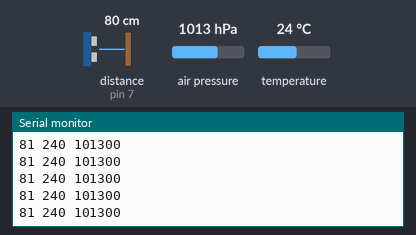
A sketch run on a simulated Arduino Uno, built with avr-gcc and run on an emulated ATmega328P. On the bench: the last lines printed to the serial monitor. Wiring (inferred from the names in the program): BMP180 pressure sensor at I2C address 0x77. The test bench sets the inputs (shaded band); at power-on: distance to the obstacle (sensor on pin 7) 80 cm, air pressure 1013 hPa, temperature 24 °C. The echo pulse lasts 58.3 µs per cm.

Above: at 1.2 s.
1.3 s: distance to the obstacle (sensor on pin 7) set to 2 cm
At 1.58 s:
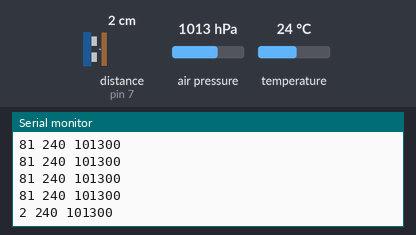
2.8 s: air pressure set to 952 hPa
At 2.97 s:
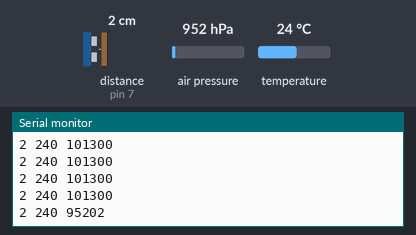
4.3 s: temperature set to 12 °C
At 4.37 s:
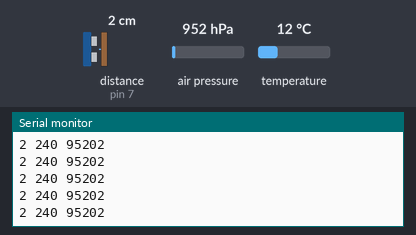
5.8 s: distance to the obstacle (sensor on pin 7) set to 4 cm
At 5.97 s:
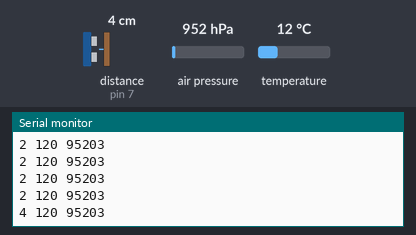
7.3 s: air pressure set to 975 hPa
At 7.38 s:
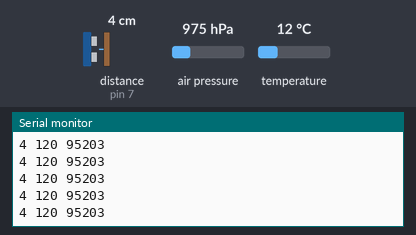
Timing chart, 0 to 9.8 s (numbered marks = the images above; inputs shaded):
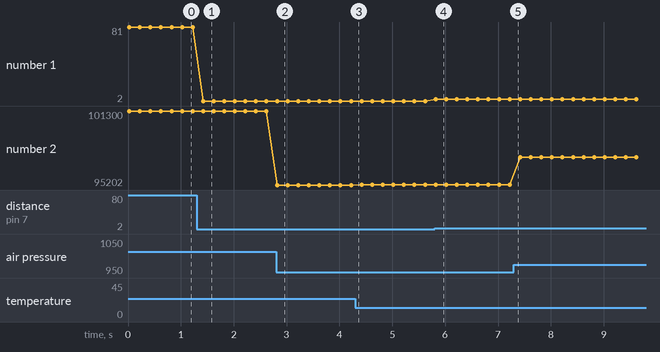

Measured:
- after the input at 1.3 s, the serial monitor: prints a new line after 0.12 s (image 1)
- after the input at 2.8 s, the serial monitor: prints a new line at once (image 2)
- after the input at 5.8 s, the serial monitor: prints a new line at once (image 4)
- plotted number 1: 81 → 2 after the input at 1.3 s, 2 → 4 after the input at 5.8 s
- plotted number 2: 101300 → 95202 after the input at 2.8 s, 95202 → 95203 after the input at 4.3 s, 95203 → 97502 after the input at 7.3 s

The sketch:

ChanceMeeting.ino
```cpp
#include <Wire.h>
#include <NewPing.h>

#define TRIGGER_PIN  7  // Arduino pin tied to trigger pin on ping sensor.
#define ECHO_PIN     7  // Arduino pin tied to echo pin on ping sensor.
#define MAX_DISTANCE 200 // Maximum distance we want to ping for (in centimeters). Maximum sensor distance is rated at 400-500cm.

#define BMP085_ADDRESS 0x77  // I2C address of BMP085

const unsigned char OSS = 0;  // Oversampling Setting

// Calibration values
int ac1;
int ac2;
int ac3;
unsigned int ac4;
unsigned int ac5;
unsigned int ac6;
int b1;
int b2;
int mb;
int mc;
int md;

// b5 is calculated in bmp085GetTemperature(...), this variable is also used in bmp085GetPressure(...)
// so ...Temperature(...) must be called before ...Pressure(...).
long b5;

short temperature;
long pressure;

// Use these for altitude conversions
const float p0 = 101325;     // Pressure at sea level (Pa)
float altitude;


NewPing sonar(TRIGGER_PIN, ECHO_PIN, MAX_DISTANCE); // NewPing setup of pins and maximum distance.

unsigned int pingSpeed = 200; // How frequently are we going to send out a ping (in milliseconds). 50ms would be 20 times a second.
unsigned long pingTimer;     // Holds the next ping time.

void setup()
{
  Serial.begin(57600);
  Wire.begin();
  bmp085Calibration();
  pingTimer = millis(); // Start now.
}

void loop()
{
  // Notice how there's no delays in this sketch to allow you to do other processing in-line while doing distance pings.
  if (millis() >= pingTimer) {   // pingSpeed milliseconds since last ping, do another ping.
    pingTimer += pingSpeed;      // Set the next ping time.
    temperature = bmp085GetTemperature(bmp085ReadUT());
    pressure = bmp085GetPressure(bmp085ReadUP());
    sonar.ping_timer(echoCheck); // Send out the ping, calls "echoCheck" function every 24uS where you can check the ping status.
  }
}

void echoCheck() { // Timer2 interrupt calls this function every 24uS where you can check the ping status.
  // Don't do anything here!
  if (sonar.check_timer()) { // This is how you check to see if the ping was received.
    // Here's where you can add code.
    Serial.print(sonar.ping_result / US_ROUNDTRIP_CM); // Ping returned, uS result in ping_result, convert to cm with US_ROUNDTRIP_CM.
    Serial.print(" ");
    Serial.print(temperature, DEC);
    Serial.print(" ");
    Serial.println(pressure, DEC);
  }
  // Don't do anything here!
}

// Stores all of the bmp085's calibration values into global variables
// Calibration values are required to calculate temp and pressure
// This function should be called at the beginning of the program
void bmp085Calibration()
{
  ac1 = bmp085ReadInt(0xAA);
  ac2 = bmp085ReadInt(0xAC);
  ac3 = bmp085ReadInt(0xAE);
  ac4 = bmp085ReadInt(0xB0);
  ac5 = bmp085ReadInt(0xB2);
  ac6 = bmp085ReadInt(0xB4);
  b1 = bmp085ReadInt(0xB6);
  b2 = bmp085ReadInt(0xB8);
  mb = bmp085ReadInt(0xBA);
  mc = bmp085ReadInt(0xBC);
  md = bmp085ReadInt(0xBE);
}

// Calculate temperature given ut.
// Value returned will be in units of 0.1 deg C
short bmp085GetTemperature(unsigned int ut)
{
  long x1, x2;

  x1 = (((long)ut - (long)ac6)*(long)ac5) >> 15;
  x2 = ((long)mc << 11)/(x1 + md);
  b5 = x1 + x2;

  return ((b5 + 8)>>4);
}

// Calculate pressure given up
// calibration values must be known
// b5 is also required so bmp085GetTemperature(...) must be called first.
// Value returned will be pressure in units of Pa.
long bmp085GetPressure(unsigned long up)
{
  long x1, x2, x3, b3, b6, p;
  unsigned long b4, b7;

  b6 = b5 - 4000;
  // Calculate B3
  x1 = (b2 * (b6 * b6)>>12)>>11;
  x2 = (ac2 * b6)>>11;
  x3 = x1 + x2;
  b3 = (((((long)ac1)*4 + x3)<<OSS) + 2)>>2;

  // Calculate B4
  x1 = (ac3 * b6)>>13;
  x2 = (b1 * ((b6 * b6)>>12))>>16;
  x3 = ((x1 + x2) + 2)>>2;
  b4 = (ac4 * (unsigned long)(x3 + 32768))>>15;

  b7 = ((unsigned long)(up - b3) * (50000>>OSS));
  if (b7 < 0x80000000)
    p = (b7<<1)/b4;
  else
    p = (b7/b4)<<1;

  x1 = (p>>8) * (p>>8);
  x1 = (x1 * 3038)>>16;
  x2 = (-7357 * p)>>16;
  p += (x1 + x2 + 3791)>>4;

  return p;
}

// Read 1 byte from the BMP085 at 'address'
char bmp085Read(unsigned char address)
{
  unsigned char data;

  Wire.beginTransmission(BMP085_ADDRESS);
  Wire.write(address);
  Wire.endTransmission();

  Wire.requestFrom(BMP085_ADDRESS, 1);
  while(!Wire.available())
    ;

  return Wire.read();
}

// Read 2 bytes from the BMP085
// First byte will be from 'address'
// Second byte will be from 'address'+1
int bmp085ReadInt(unsigned char address)
{
  unsigned char msb, lsb;

  Wire.beginTransmission(BMP085_ADDRESS);
  Wire.write(address);
  Wire.endTransmission();

  Wire.requestFrom(BMP085_ADDRESS, 2);
  while(Wire.available()<2)
    ;
  msb = Wire.read();
  lsb = Wire.read();

  return (int) msb<<8 | lsb;
}

// Read the uncompensated temperature value
unsigned int bmp085ReadUT()
{
  unsigned int ut;

  // Write 0x2E into Register 0xF4
  // This requests a temperature reading
  Wire.beginTransmission(BMP085_ADDRESS);
  Wire.write(0xF4);
  Wire.write(0x2E);
  Wire.endTransmission();

  // Wait at least 4.5ms
  delay(5);

  // Read two bytes from registers 0xF6 and 0xF7
  ut = bmp085ReadInt(0xF6);
  return ut;
}

// Read the uncompensated pressure value
unsigned long bmp085ReadUP()
{
  unsigned char msb, lsb, xlsb;
  unsigned long up = 0;

  // Write 0x34+(OSS<<6) into register 0xF4
  // Request a pressure reading w/ oversampling setting
  Wire.beginTransmission(BMP085_ADDRESS);
  Wire.write(0xF4);
  Wire.write(0x34 + (OSS<<6));
  Wire.endTransmission();

  // Wait for conversion, delay time dependent on OSS
  delay(2 + (3<<OSS));

  // Read register 0xF6 (MSB), 0xF7 (LSB), and 0xF8 (XLSB)
  Wire.beginTransmission(BMP085_ADDRESS);
  Wire.write(0xF6);
  Wire.endTransmission();
  Wire.requestFrom(BMP085_ADDRESS, 3);

  // Wait for data to become available
  while(Wire.available() < 3)
    ;
  msb = Wire.read();
  lsb = Wire.read();
  xlsb = Wire.read();

  up = (((unsigned long) msb << 16) | ((unsigned long) lsb << 8) | (unsigned long) xlsb) >> (8-OSS);

  return up;
}
```
